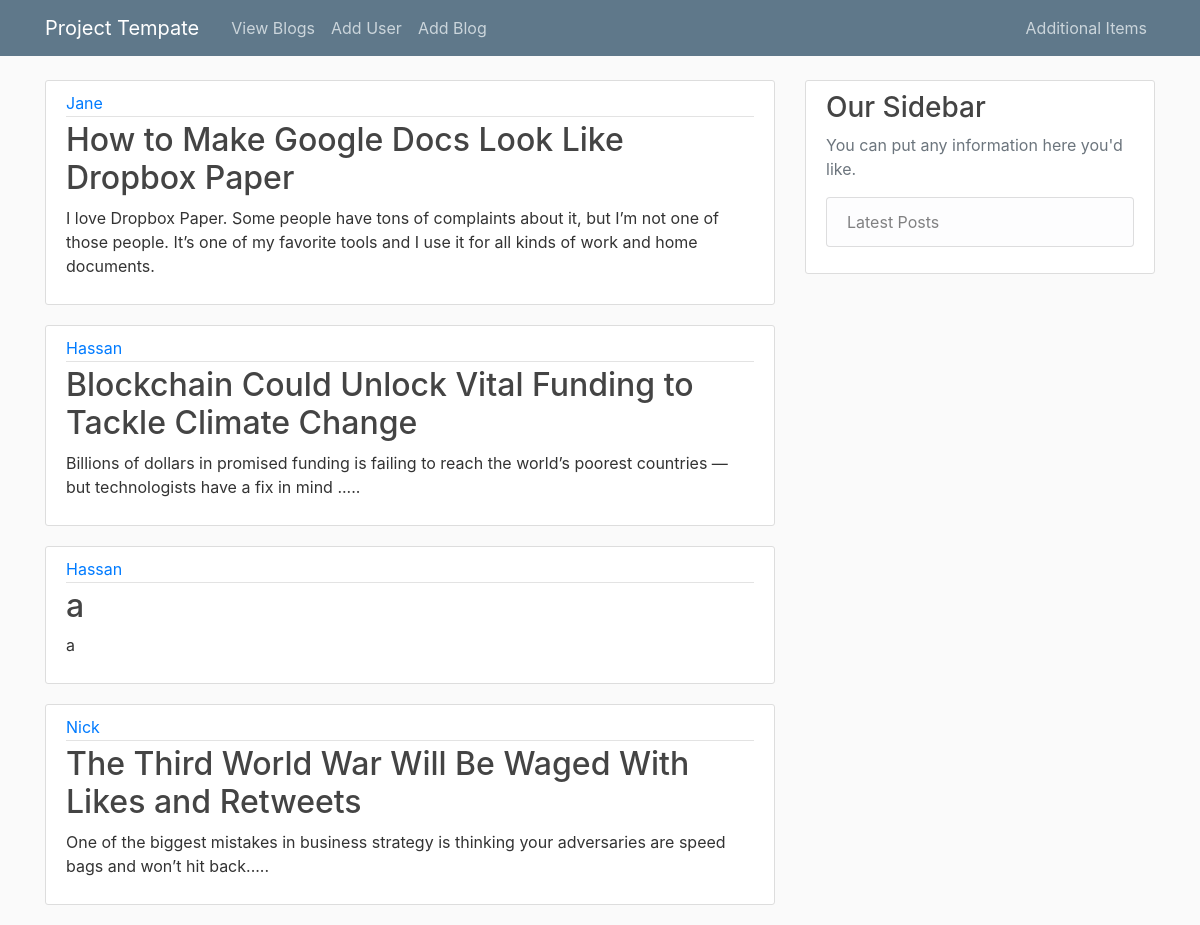
The page /home on the database its author committed.
### tables this page shows
CREATE TABLE blogs
(blogid int AUTO_INCREMENT,
username varchar(255),
title varchar(255),
content varchar(255),
PRIMARY KEY (blogid)
);

### flaskblog.py (the view)
@app.route("/")
@app.route("/home")
def home():
    conn = sqlite3.connect('blog.db')
    conn.row_factory = dict_factory
    c = conn.cursor()
    c.execute("SELECT * FROM blogs")
    posts = c.fetchall()
    return render_template('home.html', posts=posts)

### flaskblog.py (called while the page is built)
def dict_factory(cursor, row):
    d = {}
    for idx, col in enumerate(cursor.description):
        d[col[0]] = row[idx]
    return d

### templates/home.html
{% extends "layout.html" %}
{% block content %}
    {% for post in posts %}
        <article class="media content-section">
          <div class="media-body">
            <div class="article-metadata">
              <a class="mr-2" href="#">{{ post.username }}</a>
            </div>
            <h2><a class="article-title" href="#">{{ post.title }}</a></h2>
            <p class="article-content">{{ post.content }}</p>
          </div>
        </article>
    {% endfor %}
{% endblock content %}

### templates/layout.html (shortened to what this page needs)
<!DOCTYPE html>
<html>
<head>
    <link rel="stylesheet" href="https://maxcdn.bootstrapcdn.com/bootstrap/4.0.0/css/bootstrap.min.css">
    <link rel="stylesheet" type="text/css" href="{{ url_for('static', filename='main.css') }}">
</head>
<body>
    <header class="site-header">
      <nav class="navbar navbar-expand-md navbar-dark bg-steel fixed-top">
        <div class="container">
          <a class="navbar-brand mr-4" href="/">Project Tempate</a>
          <div class="collapse navbar-collapse" id="navbarToggle">
            <div class="navbar-nav mr-auto">
              <a class="nav-item nav-link" href="{{ url_for('home') }}">View Blogs</a>
              <a class="nav-item nav-link" href="{{ url_for('register') }}">Add User</a>
              <a class="nav-item nav-link" href="{{ url_for('blog') }}">Add Blog</a>
            </div>
            <div class="navbar-nav">
              <a class="nav-item nav-link" href="{{ url_for('home') }}">Additional Items</a>
            </div>
          </div>
        </div>
      </nav>
    </header>
    <main role="main" class="container">
      <div class="row">
        <div class="col-md-8">
          {% block content %}{% endblock %}
        </div>
        <div class="col-md-4">
          <div class="content-section">
            <h3>Our Sidebar</h3>
            <p class='text-muted'>You can put any information here you'd like.
              <ul class="list-group">
                <li class="list-group-item list-group-item-light">Latest Posts</li>
              </ul>
            </p>
          </div>
        </div>
      </div>
    </main>
</body>
</html>

### static/main.css (style rules this page uses)
body { background: #fafafa; color: #333333; margin-top: 5rem; }
h1, h2, h3, h4, h5, h6 { color: #444444; }
.bg-steel { background-color: #5f788a; }
.site-header .navbar-nav .nav-link { color: #cbd5db; }
.content-section { background: #ffffff; padding: 10px 20px; border: 1px solid #dddddd; border-radius: 3px; margin-bottom: 20px; }
.article-title { color: #444444; }
.article-content { white-space: pre-line; }
.article-metadata { padding-bottom: 1px; margin-bottom: 4px; border-bottom: 1px solid #e3e3e3 }

### rows shown on the page
blogs: username "Nick", title "The Third World War Will Be Waged With Likes and Retweets", content "One of the biggest mistakes in business strategy is thinking your adversaries are speed bags and won’t hit back....."

### other values the page prints
{{ post.username }} "Jane" "Hassan" "Hassan"
{{ post.title }} "How to Make Google Docs Look Like Dropbox Paper" "Blockchain Could Unlock Vital Funding to Tackle Climate Change" "a"
{{ post.content }} "I love Dropbox Paper. Some people have tons of complaints about it, but I’m not one of those people. It’s one of my favorite tools and I use it for all kinds of work and home documents." "Billions of dollars in promised funding is failing to reach the world’s poorest countries — but technologists have a fix in mind ....." "a"
